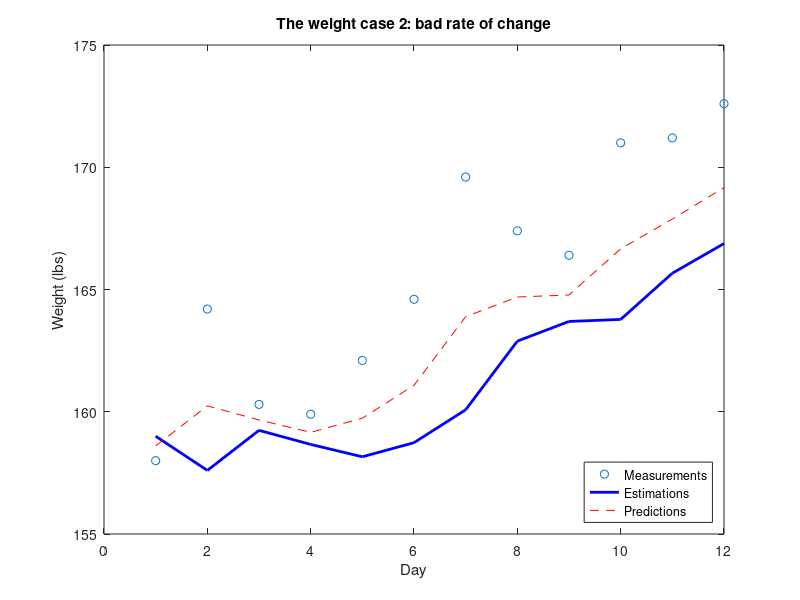

Here is the MATLAB script that generated this plot:
clear all
close all
clc

t=[1:12]; %No. of iterations
weights=[158.0 164.2 160.3 159.9 162.1 164.6 169.6 167.4 166.4 171.0 171.2 172.6]; %Input Values
Initial_guess=160;
weight=Initial_guess; %Initial guess
gain_rate=-1;
time_step = 1; %day
scale_factor = 4/10;
data = ones(4,1);

for k=1:12
    
    prediction = weight + gain_rate*time_step; 
    weight = prediction + (scale_factor * (weights(k) - prediction));
    
    %Saving Data
    data(1,1)=Initial_guess;
    data(k+1:12,1)=weight;
    data(k,2)=prediction;
    data(k,3)=weight;
    
end

%Plotting Data
plot(t,weights,'o')
hold on
plot(t,data(:,2),'-b','LineWidth',2)
plot(t,data(:,3),'--r')
legend('Measurements','Estimations','Predictions')
legend('Location','southeast')
title('The weight case 2: bad rate of change')
xlabel('Day')
ylabel('Weight (lbs)')

    